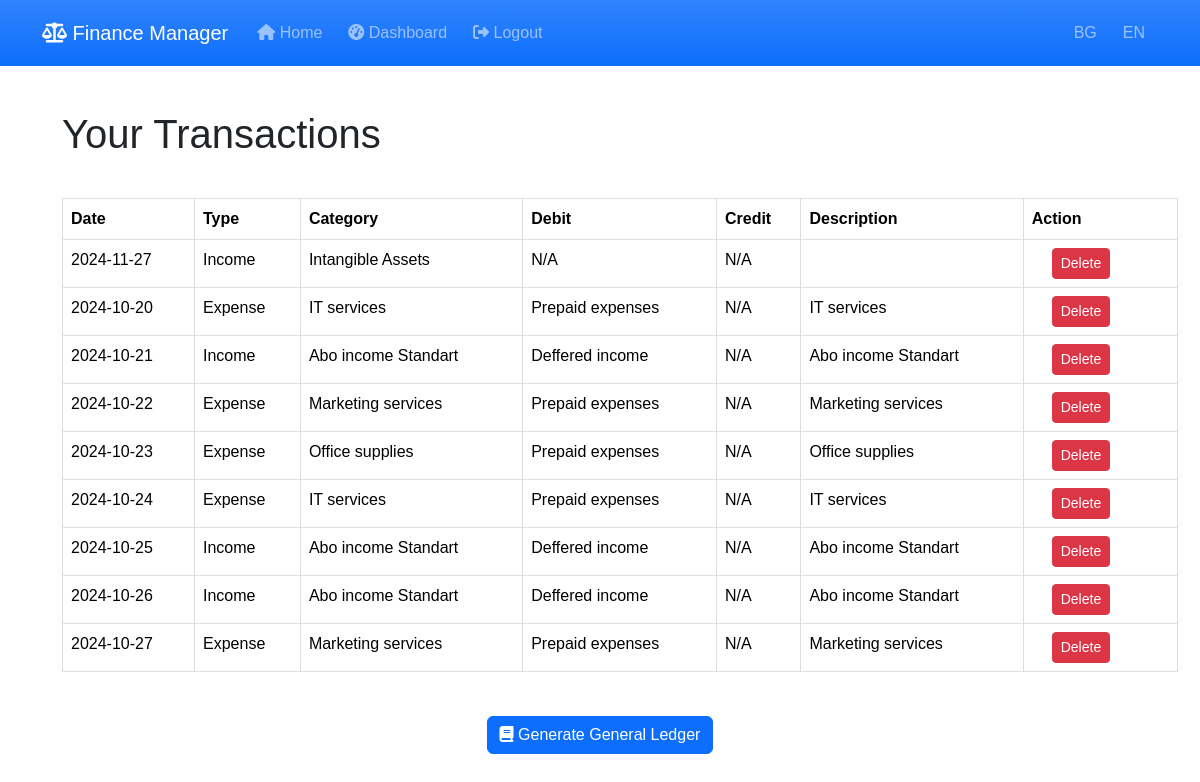
Screenshot of /user_transactions (signed in) with the database file from the repository.
### models.py (models this page shows)
class Transaction(db.Model):
    id = db.Column(db.Integer, primary_key=True)
    date = db.Column(db.Date, nullable=False, default=date.today)
    type = db.Column(db.String(10), nullable=False)  # 'income' or 'expense'
    category = db.Column(db.String(50), nullable=False)
    income_statement_category = db.Column(db.String(100), nullable=True)  # Категория в ОПР (напр. 'Personnel expenses')
    amount = db.Column(db.Float, nullable=False)
    description = db.Column(db.String(200), nullable=True)
    account_id = db.Column(db.Integer, db.ForeignKey('account.id'), nullable=False)
    user_id = db.Column(db.Integer, db.ForeignKey('user.id'), nullable=False)
    debit = db.Column(db.String(100), nullable=True)  # New field for debit category
    credit = db.Column(db.String(100), nullable=True)

### transactions.py (the view)
@transaction.route('/user_transactions', methods=['GET'])
@login_required
def view_user_transactions():
    transactions = Transaction.query.filter_by(user_id=current_user.id).all()
    return render_template('transactions.html', transactions=transactions)

### app.py (called while the page is built)
@login_manager.user_loader
def load_user(user_id):
    return User.query.get(int(user_id))

@app.context_processor
def inject_current_year():
    return {'current_year': datetime.now().year}

### templates/transactions.html (shortened to what this page needs)
{% extends 'base.html' %}
{% block content %}
<h1>Your Transactions</h1>
{% if transactions %}
<table class="table table-bordered table-hover">
    <thead>
        <tr>
            <th>Date</th>
            <th>Type</th>
            <th>Category</th>
            <th>Debit</th>
            <th>Credit</th>
            <th>Description</th>
            <th>Action</th>
        </tr>
    </thead>
    <tbody>
        {% for t in transactions %}
        <tr>
            <td>{{ t.date.strftime('%Y-%m-%d') }}</td>
            <td>{{ 'Income' if t.type == 'income' else 'Expense' }}</td>
            <td>{{ t.category }}</td>
            <td>{{ t.debit or 'N/A' }}</td>
            <td>{{ t.credit or 'N/A' }}</td>
            <td>{{ t.description }}</td>
            <td>
                <form action="{{ url_for('transactions_blueprint.delete_transaction', transaction_id=t.id) }}" method="POST" style="display:inline;">
                    <button type="submit" class="btn btn-danger btn-sm" onclick="return confirm('Are you sure you want to delete this transaction?');">
                        Delete
                    </button>
                </form>
            </td>
        </tr>
        {% endfor %}
    </tbody>
</table>
<div class="text-center mt-4">
    <form action="{{ url_for('transactions_blueprint.generate_general_ledger') }}" method="POST">
        <button type="submit" class="btn btn-primary">
            <i class="fas fa-book"></i> Generate General Ledger
        </button>
    </form>
</div>
{% else %}
<p>You have no transactions recorded.</p>
{% endif %}
{% endblock %}

### templates/base.html (shortened to what this page needs)
<!DOCTYPE html>
<html lang="en">
<head>
    <link rel="stylesheet" href="https://cdn.jsdelivr.net/npm/bootstrap@5.3.2/dist/css/bootstrap.min.css">
    <link rel="stylesheet" href="https://cdnjs.cloudflare.com/ajax/libs/font-awesome/6.5.0/css/all.min.css">
    <link rel="stylesheet" href="{{ url_for('static', filename='styles.css') }}">
</head>
<body>
    <nav class="navbar navbar-expand-lg navbar-dark bg-primary bg-gradient">
        <div class="container">
            <a class="navbar-brand" href="{{ url_for('index') }}">
                <i class="fas fa-balance-scale"></i> {{ _('Finance Manager') }}
            </a>
            <div class="collapse navbar-collapse" id="navbarNav">
                <ul class="navbar-nav me-auto">
                    <li class="nav-item">
                        <a class="nav-link" href="{{ url_for('index') }}">
                            <i class="fas fa-home"></i> {{ _('Home') }}
                        </a>
                    </li>
                    {% if current_user.is_authenticated %}
                        <li class="nav-item">
                            <a class="nav-link" href="{{ url_for('reports') }}">
                                <i class="fas fa-tachometer-alt"></i> {{ _('Dashboard') }}
                            </a>
                        </li>
                        <li class="nav-item">
                            <a class="nav-link" href="{{ url_for('auth.logout') }}">
                                <i class="fas fa-sign-out-alt"></i> {{ _('Logout') }}
                            </a>
                        </li>
                    {% endif %}
                </ul>
                <ul class="navbar-nav">
                    <li class="nav-item">
                        <a class="nav-link" href="{{ url_for('change_language', language='bg') }}">BG</a>
                    </li>
                    <li class="nav-item">
                        <a class="nav-link" href="{{ url_for('change_language', language='en') }}">EN</a>
                    </li>
                </ul>
            </div>
        </div>
    </nav>
    <div class="container mt-4">
        {% block content %}{% endblock %}
    </div>
</body>
</html>

### static/styles.css (style rules this page uses)
body { font-family: Arial, sans-serif; margin: 0; padding: 0; }
h1, h2 { padding: 20px; }
form { padding: 20px; }
table { width: 100%; border-collapse: collapse; margin: 20px; }
table, th, td { border: 1px solid #ddd; }
th, td { padding: 8px; text-align: left; }
ul { list-style-type: none; padding: 0; }
li { padding: 5px; }

### rows the page displays
Transaction: date "2024-11-27", type "Income", category "Intangible Assets", debit "N/A", credit "N/A"
Transaction: date "2024-10-20", type "Expense", category "IT services", debit "Prepaid expenses", credit "N/A", description "IT services"
Transaction: date "2024-10-21", type "Income", category "Abo income Standart", debit "Deffered income", credit "N/A", description "Abo income Standart"
Transaction: date "2024-10-22", type "Expense", category "Marketing services", debit "Prepaid expenses", credit "N/A", description "Marketing services"
Transaction: date "2024-10-23", type "Expense", category "Office supplies", debit "Prepaid expenses", credit "N/A", description "Office supplies"
Transaction: date "2024-10-24", type "Expense", category "IT services", debit "Prepaid expenses", credit "N/A", description "IT services"
Transaction: date "2024-10-25", type "Income", category "Abo income Standart", debit "Deffered income", credit "N/A", description "Abo income Standart"
Transaction: date "2024-10-26", type "Income", category "Abo income Standart", debit "Deffered income", credit "N/A", description "Abo income Standart"
Transaction: date "2024-10-27", type "Expense", category "Marketing services", debit "Prepaid expenses", credit "N/A", description "Marketing services"
